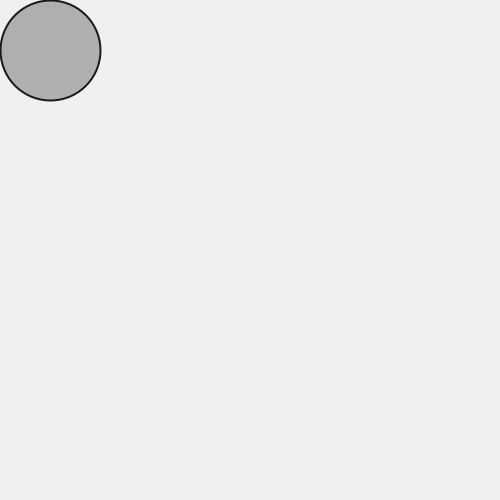
Frame 1 (no input)
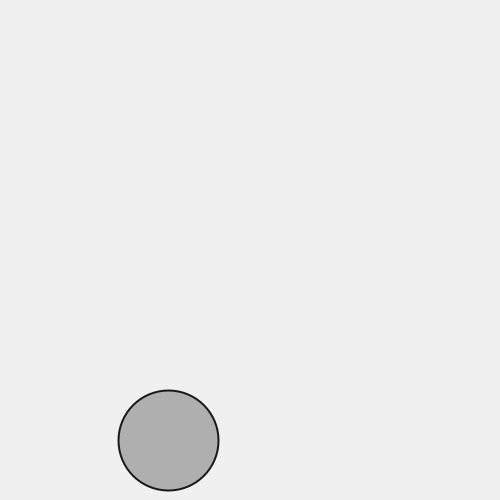
Frame 60 (the mouse pressed at the canvas centre just before this capture)
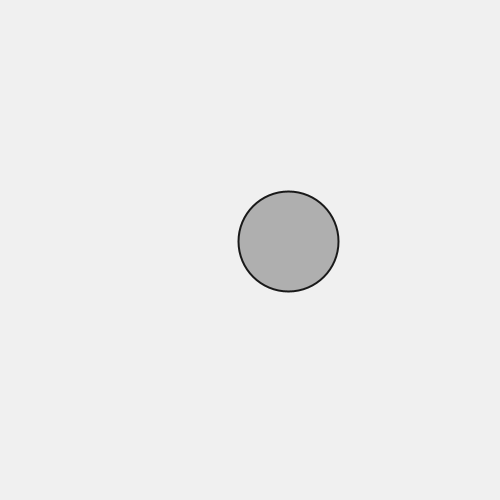
Frame 120 (the mouse held since frame 60 and released just before this capture)

The Processing sketch that drew these frames (run headless with seeded random() and noise(); from frame 60 on, the mouse is pressed at the canvas centre):

// Processing sketch: Bouncing_Balls
// ── Bouncing_Balls.pde
/*
Bouncing balls
*/

// For holding ball qualities
float ballX, ballY, diameter, radius;
float ballHorizontalSpeed, ballVerticalSpeed;
float ballMinimumBounce, ballMinimumRoll;  // thresholds below which ball should stop moving

// to simulate physical forces outside of ball
// these are magic numbers for now, at least until my physics knowledge improves
float gravity = 0.1;
float surfaceResistanceFactor = 0.75;
float rollingResistanceFactor = 0.99;

void setup() {
  // basic window conditions
  size(500, 500);
  frameRate(60);
  noCursor();
  
  // for drawing ball
  stroke(25);
  strokeWeight(2);
  fill(175, 175, 175, 255);
  
  // drawing mode
  ellipseMode(CENTER);
  
  // initialize ball qualities;
  diameter = 100;
  radius = diameter/2;
  ballX = radius;
  ballY = radius;
  ballHorizontalSpeed = 2;
  ballVerticalSpeed = 1;
  // these are magic numbers, but the simulation works with them,
  // physics knowledge too poor at this time to develop more fully
  ballMinimumBounce = .5;
  ballMinimumRoll = .001;
  
}

void draw() {
  background(240);
  
  /***************************
   Draw the ball
  ***************************/
  ellipse(ballX, ballY, diameter, diameter);
  
  /***************************
   Update the ball's position
  ***************************/
  
  ballVerticalSpeed += gravity;
  
  // At left and right edges of window, reverse direction and simulate absorption of
  // energy into wall when ball collides with wall
  if (ballX < radius) {
    ballX = radius;
    ballHorizontalSpeed = -ballHorizontalSpeed * surfaceResistanceFactor;
  } else if ( ballX > width - radius) {
    ballX = width-radius;
    ballHorizontalSpeed = -ballHorizontalSpeed * surfaceResistanceFactor;
  }
  
  // At bottom edge of window, reverse direction and simulate absorption of energy
  // into floor when ball collides with floor
  if (ballY > height - radius) {
    ballY = height - radius;
    ballVerticalSpeed = -ballVerticalSpeed * surfaceResistanceFactor;
  }

  // Increase due to gravity unless ball is moving sufficiently slowly
  // to be brought to a full stop
  if (ballY == height - radius && abs(ballVerticalSpeed) <= ballMinimumBounce) {
    ballVerticalSpeed = 0;
    ballY = height-radius;
  } else {
    ballVerticalSpeed += gravity;
  }
  
  if (ballY == height - radius && ballVerticalSpeed == 0) {
    ballHorizontalSpeed *= rollingResistanceFactor; 
  }
  // If ball is rolling too slowly, bring it to a full horizontal stop
  if (ballY == height - radius && abs(ballHorizontalSpeed) <= ballMinimumRoll) {
    ballHorizontalSpeed = 0;
  } 
  
  // update x and y positions
  ballX += ballHorizontalSpeed;
  ballY += ballVerticalSpeed;
  
}
